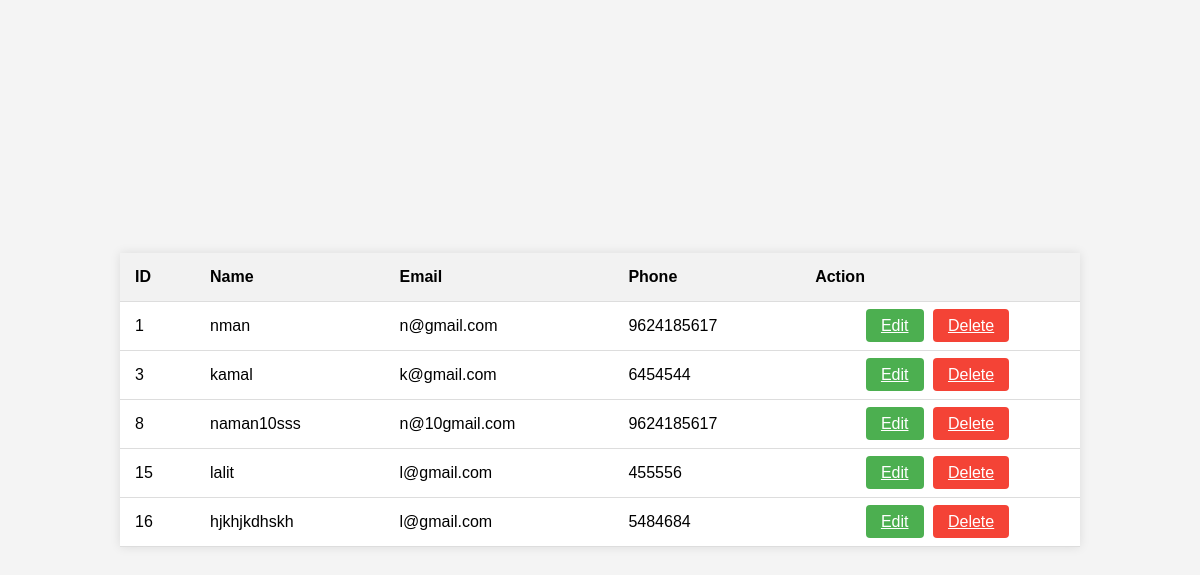
/show_data/, run on the app's committed database.
### crud/models.py (models this page shows, shortened)
class Registration(models.Model):
    full_name = models.CharField(max_length=100)
    email = models.EmailField()
    phone_number = models.CharField(max_length=15)
    password = models.CharField(max_length=50)

### crud/views.py (the view)
# urls.py: path('show_data/', show_data, name='show_data'),
def show_data(request):
    data = Registration.objects.all()
    return render(request,'show_data.html',{'data': data})

### crud/templates/show_data.html (shortened to what this page needs)
<!DOCTYPE html>
<html lang="en">
<head>
</head>
<body>
    <table>
        <thead>
            <tr>
                <th>ID</th>
                <th>Name</th>
                <th>Email</th>
                <th>Phone</th>
                <th>Action</th>
            </tr>
        </thead>
        <tbody>
            {% for i in data %}
            <tr>
                <td>{{ i.id }}</td>
                <td>{{ i.full_name }}</td>
                <td>{{ i.email }}</td>
                <td>{{ i.phone_number }}</td>
                <td>
                    <a href="{% url 'update_data' i.id %}" class="edit-btn">Edit</a>
                    <a href="{% url 'delete_data' i.id %}" class="delete-btn">Delete</a>
                </td>
            </tr>
            {% endfor %}
        </tbody>
    </table>
</body>
</html>

### crud/templates/show_data.html (style rules this page uses)
body { font-family: Arial, sans-serif; background-color: #f4f4f4; margin: 0; padding: 0; display: flex; justify-content: center; align-items: center; height: 100vh; }
table { width: 80%; border-collapse: collapse; margin: 20px; background-color: #fff; box-shadow: 0 0 10px rgba(0, 0, 0, 0.1); }
th, td { padding: 15px; text-align: left; border-bottom: 1px solid #ddd; }
th { background-color: #f2f2f2; }
td:last-child { text-align: center; }
.edit-btn, .delete-btn { padding: 8px 15px; margin-right: 5px; cursor: pointer; background-color: #4caf50; color: #fff; border: none; border-radius: 4px; }
.delete-btn { background-color: #f44336; }

### data on the page
Registration: id "1", full_name "nman", email "n@gmail.com", phone_number "9624185617"
Registration: id "3", full_name "kamal", email "k@gmail.com", phone_number "6454544"
Registration: id "8", full_name "naman10sss", email "n@10gmail.com", phone_number "9624185617"
Registration: id "15", full_name "lalit", email "l@gmail.com", phone_number "455556"
Registration: id "16", full_name "hjkhjkdhskh", email "l@gmail.com", phone_number "5484684"
